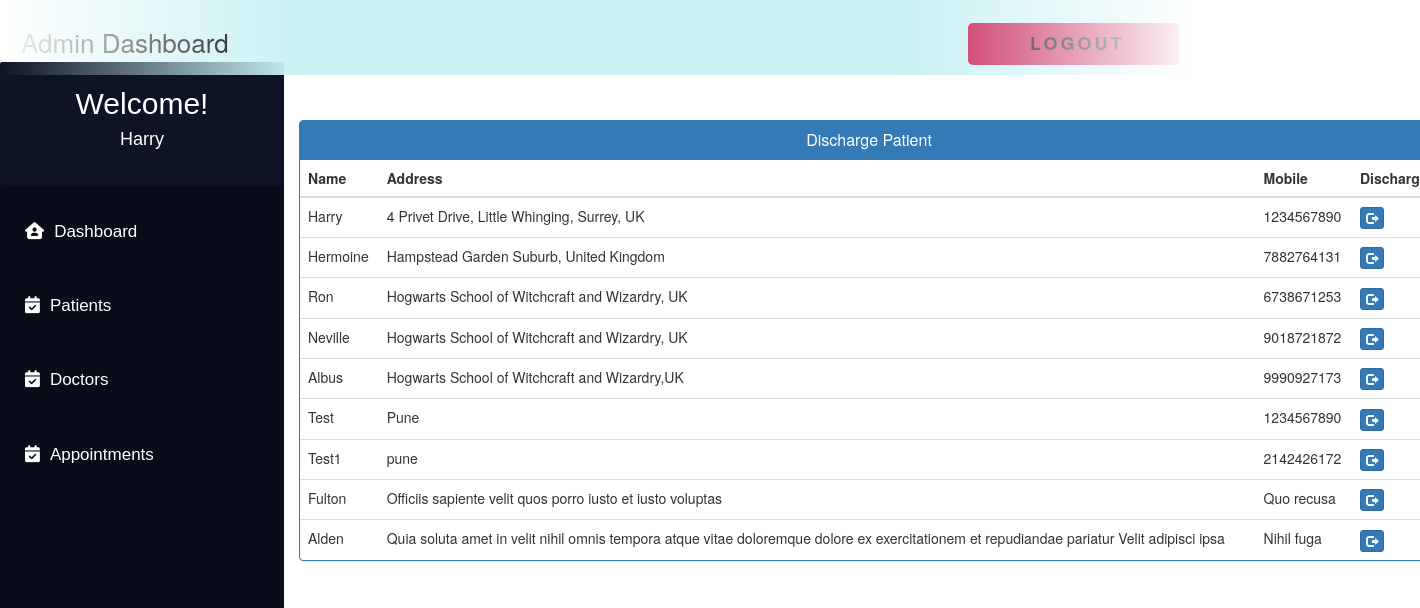
The page /admin_discharge_patient/ (signed in) on the database its author committed.
### MyApp/models.py (models this page shows, shortened)
class Patient(models.Model):
    user = models.OneToOneField(User, on_delete=models.CASCADE)
    Patient_First_Name = models.CharField(max_length=50, default="")
    Patient_Last_Name = models.CharField(max_length=50, default="")
    gender = models.CharField(max_length=10, choices=GENDER)
    contact = models.CharField(max_length=10)
    address = models.CharField(max_length=350)
    symptoms = models.CharField(max_length=500, default="")
    status = models.BooleanField(default=False)
    admitDate = models.DateField(auto_now=True)
    assignedDoctorId = models.PositiveIntegerField(null=True)

### MyApp/views.py (the view)
# urls.py: path('admin_discharge_patient/', views.admin_discharge_patient,
@login_required(login_url='adminlogin')
def admin_discharge_patient(request):
    patients = Patient.objects.all().filter(status=True)
    return render(request, 'MyApp/admin_discharge_patient.html', {'patients': patients})

### templates/MyApp/admin_discharge_patient.html (shortened to what this page needs)
<!DOCTYPE html>
<html lang="en">
<head>
    <link href="//netdna.bootstrapcdn.com/bootstrap/3.0.0/css/bootstrap.min.css" rel="stylesheet" id="bootstrap-css">
</head>
<body>
    {% include 'MyApp/admin_base.html' %}
    <div class="container"  style="margin-left:20%;margin-top: 120px;">
  <div class="panel panel-primary">
    <div class="panel-heading">
      <h6 class="panel-title">Discharge Patient</h6>
    </div>
    <table class="table table-hover" id="dev-table">
      <thead>
        <tr>
          <th>Name</th>
          <th>Address</th>
          <th>Mobile</th>
          <th>Discharge</th>
        </tr>
      </thead>
      {% for p in patients %}
      <tr>
        <td> {{p.Patient_First_Name}}</td>
        <td>{{p.address}}</td>
        <td>{{p.contact}}</td>
        <td><a class="btn btn-primary btn-xs" href="{% url 'MyApp:discharge_patient' p.id  %}"><span class="glyphicon glyphicon-log-out"></span></a></td>
      </tr>
      {% endfor %}
    </table>
  </div>
</div>
</body>
</html>

### templates/MyApp/admin_base.html (shortened to what this page needs)
<!DOCTYPE html>
<html lang="en">
<head>
</head>
<body>
    <div class="navbar">
        <a>Admin Dashboard</a>
        <button>
            <span class="label"><a href="{% url 'MyApp:logout' %}" class="logoutbtn"
                    style="font-size:18px; text-align: center;">Logout</a></span>
        </button>
    </div>
    <div class="sidebar">
        <div class="userprofile">
            <h2 style="color:white; font-family:sans-serif; padding-top:25px; text-align:center; margin:0px;">Welcome!
            </h2>
            <h4 style="color:white; font-family:sans-serif; text-align:center; padding-bottom:35px;">
                {{request.user.username}}</h4>
        </div>
        <a href="{% url 'MyApp:admin_dashboard' %}"><i class="fa-solid fa-house-user"></i>Dashboard</a>
        <a href="{% url 'MyApp:admin_patient' %}"><i class="fa-solid fa-calendar-check"></i>Patients</a>
        <a href="{% url 'MyApp:admin_doctor' %}"><i class="fa-solid fa-calendar-check"></i>Doctors</a>
        <a href="{% url 'MyApp:admin_appointment' %}"><i class="fa-solid fa-calendar-check"></i>Appointments</a>
    </div>
</body>
</html>

### templates/MyApp/admin_base.html (style rules this page uses)
body { background-color: rgb(255, 255, 255); padding: 0px; margin-top: 0px; margin-left: 0px; margin-right: 0px; margin-bottom: 0px; }
.navbar { overflow: hidden; height: 75px; width: 100%; padding-top: 22px; z-index: 1; top: 0; position: fixed; display: block; max-width: 1200px; mask-image: linear-gradient(90deg, rgba(255, 255, 255, 0) 0%, #ffffff 25%, #ffffff 75%, rgba(255, 255, 255, 0) 100%); margin: 0 auto; background-color: #caf1f3; }
.navbar a { float: left; display: block; font-size: 26px; color: black; text-align: center; padding-left: 20px; text-decoration: none; }
.sidebar .userprofile { background-color: #0e1326; border-radius: 2px !important; margin-top: -5px; }
.sidebar { padding-top: 0px; border-radius: 15px !important; width: 20%; align-items: center; height: 100%; background-color: #0a0d19; font-family: sans-serif; font-size: 17px; font-weight: normal; position: fixed; top: 67px; left: 0; bottom: 0; }
.sidebar i { padding-right: 10px; }
.sidebar a { display: block; color: white; padding: 25px; text-decoration: none; }
button { float: right; position: relative; font-size: 14px; letter-spacing: 3px; height: 3em; padding: 0 3em; border: none; background-color: #c41b54; color: #fff; text-transform: uppercase; overflow: hidden; border-radius: 5px; margin-right: 20px; }
button::before { content: ''; display: block; position: absolute; z-index: 0; bottom: 0; left: 0; height: 0px; width: 100%; background: rgb(196, 27, 84); background: linear-gradient(90deg, rgba(196, 27, 84, 1) 20%, rgba(124, 7, 46, 1) 100%); transition: 0.2s; }
button .label { position: relative; }

### templates/MyApp/admin_discharge_patient.html (style rules this page uses)
a:link { text-decoration: none; }
h6 { text-align: center; }

### rows shown on the page
Patient: Patient_First_Name "Harry", address "4 Privet Drive, Little Whinging, Surrey, UK", contact "1234567890"
Patient: Patient_First_Name "Hermoine", address "Hampstead Garden Suburb, United Kingdom", contact "7882764131"
Patient: Patient_First_Name "Ron", address "Hogwarts School of Witchcraft and Wizardry, UK", contact "6738671253"
Patient: Patient_First_Name "Neville", address "Hogwarts School of Witchcraft and Wizardry, UK", contact "9018721872"
Patient: Patient_First_Name "Albus", address "Hogwarts School of Witchcraft and Wizardry,UK", contact "9990927173"
Patient: Patient_First_Name "Test", address "Pune", contact "1234567890"
Patient: Patient_First_Name "Test1", address "pune", contact "2142426172"
Patient: Patient_First_Name "Fulton", address "Officiis sapiente velit quos porro iusto et iusto voluptas", contact "Quo recusa"
Patient: Patient_First_Name "Alden", address "Quia soluta amet in velit nihil omnis tempora atque vitae doloremque dolore ex exercitationem et repudiandae pariatur Velit adipisci ipsa", contact "Nihil fuga"

### other values the page prints
{{ request.user.username }} "Harry"
